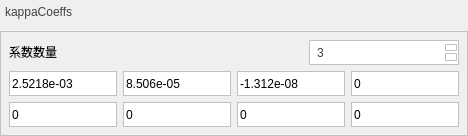
            <widget class="QWidget" name="widget_34" native="true">
             <layout class="QGridLayout" name="gridLayout_38">
              <property name="leftMargin">
               <number>0</number>
              </property>
              <property name="topMargin">
               <number>0</number>
              </property>
              <property name="rightMargin">
               <number>0</number>
              </property>
              <property name="bottomMargin">
               <number>0</number>
              </property>
              <item row="0" column="0">
               <layout class="QVBoxLayout" name="verticalLayout_27">
                <item>
                 <layout class="QHBoxLayout" name="horizontalLayout_54">
                  <item>
                   <widget class="QLabel" name="label_50">
                    <property name="minimumSize">
                     <size>
                      <width>100</width>
                      <height>25</height>
                     </size>
                    </property>
                    <property name="maximumSize">
                     <size>
                      <width>100</width>
                      <height>25</height>
                     </size>
                    </property>
                    <property name="styleSheet">
                     <string notr="true">QLabel {
    font-family: 'Arial'; /* 字体 */
    font-size: 9pt;       /* 字体大小 */
    color: rgb(66, 66, 66);  
    padding: 2px; 
}</string>
                    </property>
                    <property name="text">
                     <string>&lt;html&gt;&lt;head/&gt;&lt;body&gt;&lt;p&gt;kappaCoeffs&lt;/p&gt;&lt;/body&gt;&lt;/html&gt;</string>
                    </property>
                   </widget>
                  </item>
                  <item>
                   <spacer name="horizontalSpacer_50">
                    <property name="orientation">
                     <enum>Qt::Horizontal</enum>
                    </property>
                    <property name="sizeHint" stdset="0">
                     <size>
                      <width>40</width>
                      <height>20</height>
                     </size>
                    </property>
                   </spacer>
                  </item>
                 </layout>
                </item>
                <item>
                 <widget class="QWidget" name="widget_35" native="true">
                  <property name="styleSheet">
                   <string notr="true">QWidget {
    border: 1px solid rgb(192, 192, 192); /* 默认边框颜色 */
}</string>
                  </property>
                  <layout class="QGridLayout" name="gridLayout_39">
                   <item row="0" column="0">
                    <layout class="QVBoxLayout" name="verticalLayout_28">
                     <item>
                      <layout class="QHBoxLayout" name="horizontalLayout_55">
                       <property name="spacing">
                        <number>0</number>
                       </property>
                       <item>
                        <widget class="QLabel" name="label_51">
                         <property name="minimumSize">
                          <size>
                           <width>120</width>
                           <height>25</height>
                          </size>
                         </property>
                         <property name="maximumSize">
                          <size>
                           <width>120</width>
                           <height>25</height>
                          </size>
                         </property>
                         <property name="styleSheet">
                          <string notr="true">QLabel {
    border: none; /* 去掉边框 */
    background: transparent; /* 设置背景透明（可选） */
}</string>
                         </property>
                         <property name="text">
                          <string>&lt;html&gt;&lt;head/&gt;&lt;body&gt;&lt;p&gt;系数数量&lt;/p&gt;&lt;/body&gt;&lt;/html&gt;</string>
                         </property>
                        </widget>
                       </item>
                       <item>
                        <spacer name="horizontalSpacer_51">
                         <property name="orientation">
                          <enum>Qt::Horizontal</enum>
                         </property>
                         <property name="sizeHint" stdset="0">
                          <size>
                           <width>40</width>
                           <height>20</height>
                          </size>
                         </property>
                        </spacer>
                       </item>
                       <item>
                        <widget class="QSpinBox" name="spinBox_4">
                         <property name="minimumSize">
                          <size>
                           <width>150</width>
                           <height>25</height>
                          </size>
                         </property>
                         <property name="maximumSize">
                          <size>
                           <width>150</width>
                           <height>25</height>
                          </size>
                         </property>
                         <property name="styleSheet">
                          <string notr="true">/* QSpinBox整体样式 */
QSpinBox {
    border: 1px solid rgb(192, 192, 192); /* 边框颜色 */
    border-radius: 1px;                  /* 圆角 */
    padding: 2px 5px;                    /* 内边距 */
    color: rgb(64, 64, 64);              /* 字体颜色 */
}

/* 鼠标悬停时的样式 */
QSpinBox:hover {
    border: 1px solid rgb(160,160,160); /* 边框变暗 */
}

/* 禁用状态的样式 */
QSpinBox:disabled {
    background: rgb(224, 224, 224);      /* 灰色背景 */
    color: rgb(128, 128, 128);           /* 字体颜色变灰 */
    border: 2px solid rgb(192, 192, 192); /* 边框颜色保持一致 */
}

/* 上下按钮的样式 */
QSpinBox::up-button, QSpinBox::down-button {
    background: rgb(255, 255, 255);      /* 按钮背景颜色 */
    border: 1px solid rgb(192, 192, 192); /* 边框颜色 */
    margin: 0.5px;                         /* 按钮与边框的间距 */
    border-radius: 1px;                  /* 按钮圆角 */
}

/* 鼠标悬停时按钮的样式 */
QSpinBox::up-button:hover, QSpinBox::down-button:hover {
    background: rgb(242,242,242);      /* 按钮背景变暗 */
}

/* 按下按钮时的样式 */
QSpinBox::up-button:pressed, QSpinBox::down-button:pressed {
    background: rgb(160, 160, 160);      /* 按钮背景更暗 */
}

/* 上按钮的箭头样式 */
QSpinBox::up-arrow {
    image: url(../res/up-arrow.png); /* 替换为你的上箭头图标路径 */
}

/* 下按钮的箭头样式 */
QSpinBox::down-arrow {
    image: url(:/res/down-arrow.png); /* 替换为你的下箭头图标路径 */

}

/* 禁用状态下的按钮样式 */
QSpinBox::up-button:disabled, QSpinBox::down-button:disabled {
    background: rgb(224, 224, 224);      /* 按钮背景变灰 */
}

QSpinBox QLineEdit::selection {
    background: rgb(192, 192, 192); /* 设置选中背景色为灰色 */
    color: rgb(255, 255, 255);     /* 设置选中文字颜色为白色 */
}</string>
                         </property>
                         <property name="minimum">
                          <number>1</number>
                         </property>
                         <property name="maximum">
                          <number>8</number>
                         </property>
                         <property name="value">
                          <number>3</number>
                         </property>
                        </widget>
                       </item>
                      </layout>
                     </item>
                     <item>
                      <layout class="QGridLayout" name="gridLayout_40">
                       <item row="0" column="0">
                        <widget class="QLineEdit" name="lineEdit_80">
                         <property name="minimumSize">
                          <size>
                           <width>0</width>
                           <height>25</height>
                          </size>
                         </property>
                         <property name="maximumSize">
                          <size>
                           <width>16777215</width>
                           <height>25</height>
                          </size>
                         </property>
                         <property name="styleSheet">
                          <string notr="true">QLineEdit {
    border: 1px solid rgb(192, 192, 192); /* 默认边框颜色 */
    background: white;                   /* 默认背景颜色 */
    color: black;                        /* 默认文字颜色 */
}

QLineEdit:focus {
    border: 1px solid rgb(50, 170, 233); /* 焦点时的边框颜色 */
    outline: none;                       /* 移除默认虚线框 */
}

QLineEdit:disabled {
    background: rgb(240, 240, 240);      /* 不可用时的背景颜色 */
    color: rgb(128, 128, 128);           /* 不可用时的文字颜色 */
}</string>
                         </property>
                         <property name="text">
                          <string>2.5218e-03</string>
                         </property>
                        </widget>
                       </item>
                       <item row="0" column="1">
                        <widget class="QLineEdit" name="lineEdit_81">
                         <property name="minimumSize">
                          <size>
                           <width>0</width>
                           <height>25</height>
                          </size>
                         </property>
                         <property name="maximumSize">
                          <size>
                           <width>16777215</width>
                           <height>25</height>
                          </size>
                         </property>
                         <property name="styleSheet">
                          <string notr="true">QLineEdit {
    border: 1px solid rgb(192, 192, 192); /* 默认边框颜色 */
    background: white;                   /* 默认背景颜色 */
    color: black;                        /* 默认文字颜色 */
}

QLineEdit:focus {
    border: 1px solid rgb(50, 170, 233); /* 焦点时的边框颜色 */
    outline: none;                       /* 移除默认虚线框 */
}

QLineEdit:disabled {
    background: rgb(240, 240, 240);      /* 不可用时的背景颜色 */
    color: rgb(128, 128, 128);           /* 不可用时的文字颜色 */
}</string>
                         </property>
                         <property name="text">
                          <string>8.506e-05</string>
                         </property>
                        </widget>
                       </item>
                       <item row="0" column="2">
                        <widget class="QLineEdit" name="lineEdit_82">
                         <property name="minimumSize">
                          <size>
                           <width>0</width>
                           <height>25</height>
                          </size>
                         </property>
                         <property name="maximumSize">
                          <size>
                           <width>16777215</width>
                           <height>25</height>
                          </size>
                         </property>
                         <property name="styleSheet">
                          <string notr="true">QLineEdit {
    border: 1px solid rgb(192, 192, 192); /* 默认边框颜色 */
    background: white;                   /* 默认背景颜色 */
    color: black;                        /* 默认文字颜色 */
}

QLineEdit:focus {
    border: 1px solid rgb(50, 170, 233); /* 焦点时的边框颜色 */
    outline: none;                       /* 移除默认虚线框 */
}

QLineEdit:disabled {
    background: rgb(240, 240, 240);      /* 不可用时的背景颜色 */
    color: rgb(128, 128, 128);           /* 不可用时的文字颜色 */
}</string>
                         </property>
                         <property name="text">
                          <string>-1.312e-08</string>
                         </property>
                        </widget>
                       </item>
                       <item row="0" column="3">
                        <widget class="QLineEdit" name="lineEdit_83">
                         <property name="minimumSize">
                          <size>
                           <width>0</width>
                           <height>25</height>
                          </size>
                         </property>
                         <property name="maximumSize">
                          <size>
                           <width>16777215</width>
                           <height>25</height>
                          </size>
                         </property>
                         <property name="styleSheet">
                          <string notr="true">QLineEdit {
    border: 1px solid rgb(192, 192, 192); /* 默认边框颜色 */
    background: white;                   /* 默认背景颜色 */
    color: black;                        /* 默认文字颜色 */
}

QLineEdit:focus {
    border: 1px solid rgb(50, 170, 233); /* 焦点时的边框颜色 */
    outline: none;                       /* 移除默认虚线框 */
}

QLineEdit:disabled {
    background: rgb(240, 240, 240);      /* 不可用时的背景颜色 */
    color: rgb(128, 128, 128);           /* 不可用时的文字颜色 */
}</string>
                         </property>
                         <property name="text">
                          <string>0</string>
                         </property>
                        </widget>
                       </item>
                       <item row="1" column="0">
                        <widget class="QLineEdit" name="lineEdit_84">
                         <property name="minimumSize">
                          <size>
                           <width>0</width>
                           <height>25</height>
                          </size>
                         </property>
                         <property name="maximumSize">
                          <size>
                           <width>16777215</width>
                           <height>25</height>
                          </size>
                         </property>
                         <property name="styleSheet">
                          <string notr="true">QLineEdit {
    border: 1px solid rgb(192, 192, 192); /* 默认边框颜色 */
    background: white;                   /* 默认背景颜色 */
    color: black;                        /* 默认文字颜色 */
}

QLineEdit:focus {
    border: 1px solid rgb(50, 170, 233); /* 焦点时的边框颜色 */
    outline: none;                       /* 移除默认虚线框 */
}

QLineEdit:disabled {
    background: rgb(240, 240, 240);      /* 不可用时的背景颜色 */
    color: rgb(128, 128, 128);           /* 不可用时的文字颜色 */
}</string>
                         </property>
                         <property name="text">
                          <string>0</string>
                         </property>
                        </widget>
                       </item>
                       <item row="1" column="1">
                        <widget class="QLineEdit" name="lineEdit_85">
                         <property name="minimumSize">
                          <size>
                           <width>0</width>
                           <height>25</height>
                          </size>
                         </property>
                         <property name="maximumSize">
                          <size>
                           <width>16777215</width>
                           <height>25</height>
                          </size>
                         </property>
                         <property name="styleSheet">
                          <string notr="true">QLineEdit {
    border: 1px solid rgb(192, 192, 192); /* 默认边框颜色 */
    background: white;                   /* 默认背景颜色 */
    color: black;                        /* 默认文字颜色 */
}

QLineEdit:focus {
    border: 1px solid rgb(50, 170, 233); /* 焦点时的边框颜色 */
    outline: none;                       /* 移除默认虚线框 */
}

QLineEdit:disabled {
    background: rgb(240, 240, 240);      /* 不可用时的背景颜色 */
    color: rgb(128, 128, 128);           /* 不可用时的文字颜色 */
}</string>
                         </property>
                         <property name="text">
                          <string>0</string>
                         </property>
                        </widget>
                       </item>
                       <item row="1" column="2">
                        <widget class="QLineEdit" name="lineEdit_86">
                         <property name="minimumSize">
                          <size>
                           <width>0</width>
                           <height>25</height>
                          </size>
                         </property>
                         <property name="maximumSize">
                          <size>
                           <width>16777215</width>
                           <height>25</height>
                          </size>
                         </property>
                         <property name="styleSheet">
                          <string notr="true">QLineEdit {
    border: 1px solid rgb(192, 192, 192); /* 默认边框颜色 */
    background: white;                   /* 默认背景颜色 */
    color: black;                        /* 默认文字颜色 */
}

QLineEdit:focus {
    border: 1px solid rgb(50, 170, 233); /* 焦点时的边框颜色 */
    outline: none;                       /* 移除默认虚线框 */
}

QLineEdit:disabled {
    background: rgb(240, 240, 240);      /* 不可用时的背景颜色 */
    color: rgb(128, 128, 128);           /* 不可用时的文字颜色 */
}</string>
                         </property>
                         <property name="text">
                          <string>0</string>
                         </property>
                        </widget>
                       </item>
                       <item row="1" column="3">
                        <widget class="QLineEdit" name="lineEdit_87">
                         <property name="minimumSize">
                          <size>
                           <width>0</width>
                           <height>25</height>
                          </size>
                         </property>
                         <property name="maximumSize">
                          <size>
                           <width>16777215</width>
                           <height>25</height>
                          </size>
                         </property>
                         <property name="styleSheet">
                          <string notr="true">QLineEdit {
    border: 1px solid rgb(192, 192, 192); /* 默认边框颜色 */
    background: white;                   /* 默认背景颜色 */
    color: black;                        /* 默认文字颜色 */
}

QLineEdit:focus {
    border: 1px solid rgb(50, 170, 233); /* 焦点时的边框颜色 */
    outline: none;                       /* 移除默认虚线框 */
}

QLineEdit:disabled {
    background: rgb(240, 240, 240);      /* 不可用时的背景颜色 */
    color: rgb(128, 128, 128);           /* 不可用时的文字颜色 */
}</string>
                         </property>
                         <property name="text">
                          <string>0</string>
                         </property>
                        </widget>
                       </item>
                      </layout>
                     </item>
                    </layout>
                   </item>
                  </layout>
                 </widget>
                </item>
               </layout>
              </item>
             </layout>
            </widget>
